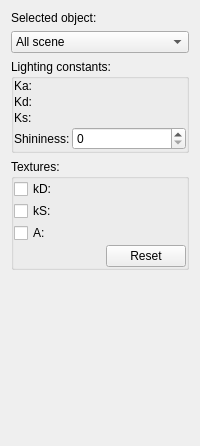
     <widget class="QWidget" name="tabMaterials">
      <attribute name="title">
       <string>Materials</string>
      </attribute>
      <layout class="QVBoxLayout" name="_17">
       <item>
        <widget class="QLabel" name="label_9">
         <property name="text">
          <string>Selected object:</string>
         </property>
        </widget>
       </item>
       <item>
        <widget class="QComboBox" name="comboSelectedObject">
         <item>
          <property name="text">
           <string>All scene</string>
          </property>
         </item>
         <item>
          <property name="text">
           <string>Table</string>
          </property>
         </item>
         <item>
          <property name="text">
           <string>Shelf</string>
          </property>
         </item>
        </widget>
       </item>
       <item>
        <widget class="QGroupBox" name="formGroupBox">
         <property name="title">
          <string>Lighting constants:</string>
         </property>
         <layout class="QGridLayout" name="gridLayout_5">
          <property name="margin">
           <number>0</number>
          </property>
          <property name="spacing">
           <number>2</number>
          </property>
          <item row="3" column="2">
           <widget class="QSpinBox" name="spinBox_8">
            <property name="sizePolicy">
             <sizepolicy hsizetype="Expanding" vsizetype="Fixed">
              <horstretch>0</horstretch>
              <verstretch>0</verstretch>
             </sizepolicy>
            </property>
           </widget>
          </item>
          <item row="1" column="0">
           <widget class="QLabel" name="label_28">
            <property name="text">
             <string>Kd:</string>
            </property>
           </widget>
          </item>
          <item row="2" column="1" colspan="2">
           <widget class="ColorChooser" name="widget_6" native="true">
            <property name="sizePolicy">
             <sizepolicy hsizetype="Expanding" vsizetype="Preferred">
              <horstretch>0</horstretch>
              <verstretch>0</verstretch>
             </sizepolicy>
            </property>
           </widget>
          </item>
          <item row="0" column="1" colspan="2">
           <widget class="ColorChooser" name="widget_4" native="true">
            <property name="sizePolicy">
             <sizepolicy hsizetype="Expanding" vsizetype="Preferred">
              <horstretch>0</horstretch>
              <verstretch>0</verstretch>
             </sizepolicy>
            </property>
           </widget>
          </item>
          <item row="2" column="0">
           <widget class="QLabel" name="label_29">
            <property name="text">
             <string>Ks:</string>
            </property>
           </widget>
          </item>
          <item row="3" column="0" colspan="2">
           <widget class="QLabel" name="label_30">
            <property name="text">
             <string>Shininess:</string>
            </property>
           </widget>
          </item>
          <item row="0" column="0">
           <widget class="QLabel" name="label_27">
            <property name="text">
             <string>Ka:</string>
            </property>
           </widget>
          </item>
          <item row="1" column="1" colspan="2">
           <widget class="ColorChooser" name="widget_5" native="true">
            <property name="sizePolicy">
             <sizepolicy hsizetype="Expanding" vsizetype="Preferred">
              <horstretch>0</horstretch>
              <verstretch>0</verstretch>
             </sizepolicy>
            </property>
           </widget>
          </item>
         </layout>
        </widget>
       </item>
       <item>
        <widget class="QGroupBox" name="groupBox_6">
         <property name="title">
          <string>Textures:</string>
         </property>
         <layout class="QGridLayout" name="gridLayout_4">
          <property name="margin">
           <number>0</number>
          </property>
          <property name="spacing">
           <number>2</number>
          </property>
          <item row="1" column="1">
           <widget class="FileChooser" name="widget_9" native="true">
            <property name="sizePolicy">
             <sizepolicy hsizetype="Expanding" vsizetype="Preferred">
              <horstretch>0</horstretch>
              <verstretch>0</verstretch>
             </sizepolicy>
            </property>
           </widget>
          </item>
          <item row="2" column="0">
           <widget class="QCheckBox" name="checkBox_6">
            <property name="text">
             <string>A:</string>
            </property>
           </widget>
          </item>
          <item row="0" column="0">
           <widget class="QCheckBox" name="checkBox_7">
            <property name="text">
             <string>kD:</string>
            </property>
           </widget>
          </item>
          <item row="2" column="1">
           <widget class="FileChooser" name="widget_10" native="true">
            <property name="sizePolicy">
             <sizepolicy hsizetype="Expanding" vsizetype="Preferred">
              <horstretch>0</horstretch>
              <verstretch>0</verstretch>
             </sizepolicy>
            </property>
           </widget>
          </item>
          <item row="0" column="1">
           <widget class="FileChooser" name="widget_8" native="true">
            <property name="sizePolicy">
             <sizepolicy hsizetype="Expanding" vsizetype="Preferred">
              <horstretch>0</horstretch>
              <verstretch>0</verstretch>
             </sizepolicy>
            </property>
           </widget>
          </item>
          <item row="1" column="0">
           <widget class="QCheckBox" name="checkBox_5">
            <property name="text">
             <string>kS:</string>
            </property>
           </widget>
          </item>
          <item row="3" column="1" alignment="Qt::AlignRight">
           <widget class="QPushButton" name="pushButton_7">
            <property name="text">
             <string>Reset</string>
            </property>
           </widget>
          </item>
         </layout>
        </widget>
       </item>
       <item>
        <spacer name="_13">
         <property name="orientation">
          <enum>Qt::Vertical</enum>
         </property>
         <property name="sizeHint" stdset="0">
          <size>
           <width>20</width>
           <height>165</height>
          </size>
         </property>
        </spacer>
       </item>
      </layout>
     </widget>
